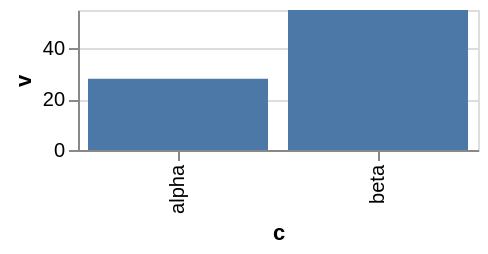

Here is the Vega-Lite specification saved for this chart:
### Vega-Lite specification from a JSON file in a GitHub repository (floating-point values rounded to 4 significant figures)
{"$schema": "https://vega.github.io/schema/vega-lite/v6.json", "description": "The other side of the tooltip rule in `a-config-block-that-keeps-only-vegas`, which cannot be drawn beside it because a configuration is chart-level. A tooltip written as a bare `true` is **Vega's own switch** — `isObject` is false for it, so upstream's guard does not fire and the flag travels through into the emitted configuration untouched. Only the object form, which names which fields to show, is spent while compiling. Dropping both would leave a chart that asked every mark for a tooltip without one.", "config": {"mark": {"tooltip": true}}, "data": {"values": [{"c": "alpha", "v": 28}, {"c": "beta", "v": 55}]}, "width": 200, "height": 70, "mark": "bar", "encoding": {"x": {"field": "c", "type": "nominal"}, "y": {"field": "v", "type": "quantitative"}}}
